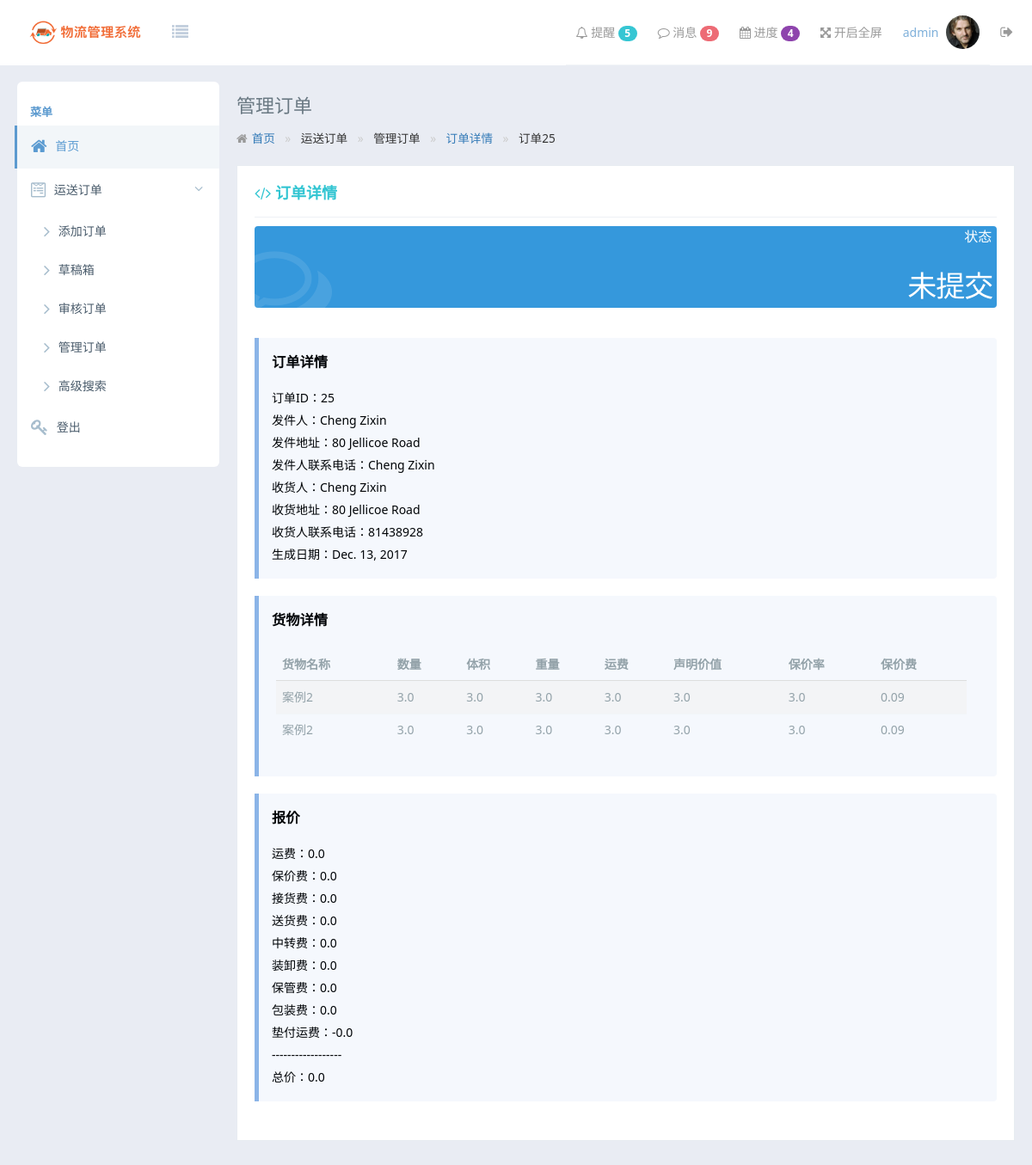
Screenshot of /order/track/detail/25/ (signed in) with the database file from the repository.
### ShipmentOrder/models.py (models this page shows)
class ShipmentOrder(models.Model):
    sender = models.CharField(null=False, verbose_name='发货人', max_length=256)
    from_address = models.CharField(null=False, verbose_name='发出地地址', max_length=256)
    sender_contact = models.CharField(null=False, verbose_name='发货人联系电话', max_length=256)
    receiver = models.CharField(null=False, verbose_name='收货人', max_length=256)
    to_address = models.CharField(null=False, verbose_name='到达地地址', max_length=256)
    receiver_contact = models.CharField(null=False, verbose_name='收货人联系电话', max_length=256)
    collectFee = models.FloatField(default=0, verbose_name='接货费')
    sendFee = models.FloatField(default=0, verbose_name='送货费')
    paymentOnAccountFreight = models.FloatField(default=0, verbose_name='垫付运费')
    transitFee = models.FloatField(default=0, verbose_name='中转费')
    installFee = models.FloatField(default=0, verbose_name='装卸费')
    storeFee = models.FloatField(default=0, verbose_name='保管费')
    insuranceFee = models.FloatField(default=0, verbose_name='保价费')
    freight = models.FloatField(default=0, verbose_name='运费')
    packingFee = models.FloatField(default=0, verbose_name='包装费')
    totalPrice = models.FloatField(default=0, verbose_name='总价')
    mode = models.CharField(null=False, verbose_name='运输方式', max_length=256)
    comments = models.CharField(verbose_name='备注', max_length=256)
    create_date = models.DateField(verbose_name='创建时间', null=False)
    handle = models.ForeignKey(User, null=False, verbose_name='经办')
    status = models.IntegerField(null=False, default=0, verbose_name="状态")  # 0:未提交， 1:待审核， 2:审核通过， 3:已完成

class Goods(models.Model):
    shipment_order_id = models.ForeignKey(ShipmentOrder)
    goods_name = models.CharField(null=False, verbose_name='货物名称', max_length=256)
    amount = models.FloatField(null=False, default=1, verbose_name='数量')
    volume = models.FloatField(null=False, verbose_name='体积')
    weight = models.FloatField(null=False, verbose_name='重量')
    freight = models.FloatField(null=False, verbose_name='运费')
    claim_value = models.FloatField(null=False, verbose_name='申明价值')
    insurance_rate = models.FloatField(null=False, default=1, verbose_name='保价率')
    insurance_fee = models.FloatField(null=False, default=0, verbose_name='保价费')

### ShipmentOrder/views.py (the view)
# urls.py: url(r'^order/track/detail/(?P<order_id>[0-9]+)/$', order_view.track_order_detail, name="track_order_detail"),
@csrf_exempt
@login_required(login_url='/error/not-logged-in/')
def track_order_detail(request, order_id):
    order = get_object_or_404(ShipmentOrder, pk=order_id)
    good = Goods.objects.filter(shipment_order_id_id=order_id)
    return render(request, "order/trackorder-detail.html", {'order': order, 'good': good})

### templates/order/trackorder-detail.html (shortened to what this page needs)
{% extends 'master.html' %}
{% block body %}
    <div class="tpl-content-wrapper">
            <div class="tpl-content-page-title">
                管理订单
            </div>
            <ol class="am-breadcrumb">
                <li><a href="{% url 'load_index' %}" class="am-icon-home">首页</a></li>
                <li>运送订单</li>
                <li>管理订单</li>
                <li class="am-active"><a href="{% url 'track_order_manager' %}">订单详情</a></li>
                <li>订单{{ order.id }}</li>
            </ol>
            <div class="tpl-portlet-components">
                <div class="portlet-title">
                    <div class="caption font-green bold">
                        <span class="am-icon-code"></span> 订单详情
                    </div>
                </div>
                <div class="dashboard-stat blue">
                    <div class="visual">
                        <i class="am-icon-comments-o"></i>
                    </div>
                    <div class="details">
                        <div class="desc"> 状态&nbsp;&nbsp;&nbsp;&nbsp;</div>
                        <div class="number">
                            {% if order.status == 0 %}
                                未提交&nbsp;&nbsp;
                            {% endif %}
                        </div>
                    </div>
                </div>
                <div class="tpl-block ">
                    <div id="id_divInfo" class="note note-info">
                        <h2>订单详情</h2>
                        <p>订单ID：{{ order.id }}</p>
                        <p>发件人：{{ order.sender }}</p>
                        <p>发件地址：{{ order.from_address }}</p>
                        <p>发件人联系电话：{{ order.sender_contact }}</p>
                        <p>收货人：{{ order.receiver }}</p>
                        <p>收货地址：{{ order.to_address }}</p>
                        <p>收货人联系电话：{{ order.receiver_contact }}</p>
                        <p>生成日期：{{ order.create_date }}</p>
                    </div>
                    <div id="id_tableGoods" class="note note-info">
                        <h2>货物详情</h2>
                        <table class="am-table am-table-striped am-table-hover table-main">
                            <thead>
                            <tr>
                                <th class="table-title">货物名称</th>
                                <th class="table-author am-hide-sm-only">数量</th>
                                <th class="table-type">体积</th>
                                <th class="table-date am-hide-sm-only">重量</th>
                                <th class="table-set">运费</th>
                                <th class="table-set">声明价值</th>
                                <th class="table-set">保价率</th>
                                <th class="table-set">保价费</th>
                            </tr>
                            </thead>
                            <tbody>
                            {% for item in good %}
                                <tr>
                                    <td>{{ item.goods_name }}</td>
                                    <td>{{ item.amount }}</td>
                                    <td>{{ item.volume }}</td>
                                    <td>{{ item.weight }}</td>
                                    <td>{{ item.freight }}</td>
                                    <td>{{ item.claim_value }}</td>
                                    <td>{{ item.insurance_rate }}</td>
                                    <td>{{ item.insurance_fee }}</td>
                                </tr>
                            {% endfor %}
                            </tbody>
                        </table>
                    </div>
                    <div id="id_divFee" class="note note-info">
                        <h2>报价</h2>
                        <p>运费：{{ order.freight }}</p>
                        <p>保价费：{{ order.insuranceFee}}</p>
                        <p>接货费：{{ order.collectFee }}</p>
                        <p>送货费：{{ order.sendFee }}</p>
                        <p>中转费：{{ order.transitFee }}</p>
                        <p>装卸费：{{ order.installFee }}</p>
                        <p>保管费：{{ order.storeFee }}</p>
                        <p>包装费：{{ order.packingFee }}</p>
                        <p>垫付运费：-{{ order.paymentOnAccountFreight }}</p>
                        <p>------------------</p>
                        <p>总价：{{ order.totalPrice }}</p>
                    </div>
                </div>
            </div>
        </div>
{% endblock %}

### templates/master.html (shortened to what this page needs)
<!DOCTYPE html>
<head>
    {% load static %}
    <link rel="stylesheet" href="{% static "css/amazeui.min.css" %}">
    <link rel="stylesheet" href="{% static "css/admin.css" %}">
    <link rel="stylesheet" href="{% static "css/app.css" %}">
</head>
<body>
<header class="am-topbar am-topbar-inverse admin-header">
    <div class="am-topbar-brand">
        <a href="javascript:;" class="tpl-logo">
            <img src="{% static "img/logo.png" %}" alt="">
        </a>
    </div>
    <div class="am-icon-list tpl-header-nav-hover-ico am-fl am-margin-right">
    </div>
    <div class="am-collapse am-topbar-collapse" id="topbar-collapse">
        <ul class="am-nav am-nav-pills am-topbar-nav am-topbar-right admin-header-list tpl-header-list">
            <li class="am-dropdown" data-am-dropdown="" data-am-dropdown-toggle="">
                <a class="am-dropdown-toggle tpl-header-list-link" href="javascript:;">
                    <span class="am-icon-bell-o"></span> 提醒 <span class="am-badge tpl-badge-success am-round">5</span>
                </a>
            </li>
            <li class="am-dropdown" data-am-dropdown="" data-am-dropdown-toggle="">
                <a class="am-dropdown-toggle tpl-header-list-link" href="javascript:;">
                    <span class="am-icon-comment-o"></span> 消息 <span class="am-badge tpl-badge-danger am-round">9</span>
                </a>
            </li>
            <li class="am-dropdown" data-am-dropdown="" data-am-dropdown-toggle="">
                <a class="am-dropdown-toggle tpl-header-list-link" href="javascript:;">
                    <span class="am-icon-calendar"></span> 进度 <span class="am-badge tpl-badge-primary am-round">4</span>
                </a>
            </li>
            <li class="am-hide-sm-only"><a href="javascript:;" id="admin-fullscreen" class="tpl-header-list-link"><span class="am-icon-arrows-alt"></span> <span class="admin-fullText">开启全屏</span></a></li>
            <li class="am-dropdown" data-am-dropdown="" data-am-dropdown-toggle="">
                <a class="am-dropdown-toggle tpl-header-list-link" href="javascript:;">
                    <span class="tpl-header-list-user-nick">{{ user.username }}</span><span class="tpl-header-list-user-ico"> <img src="assets/img/user01.png"></span>
                </a>
            </li>
            <li><a onclick="location.href='{% url 'logout' %}'" class="tpl-header-list-link"><span class="am-icon-sign-out tpl-header-list-ico-out-size"></span></a></li>
        </ul>
    </div>
</header>
<div class="tpl-page-container tpl-page-header-fixed">
    <div class="tpl-left-nav tpl-left-nav-hover">
        <div class="tpl-left-nav-title">
            菜单
        </div>
        <div class="tpl-left-nav-list">
            <ul class="tpl-left-nav-menu">
                <li class="tpl-left-nav-item">
                    <a href="{% url 'load_index' %}" class="nav-link active">
                        <i class="am-icon-home"></i>
                        <span>首页</span>
                    </a>
                </li>
                <li class="tpl-left-nav-item">
                    <a href="javascript:;" class="nav-link tpl-left-nav-link-list">
                        <i class="am-icon-wpforms"></i>
                        <span>运送订单</span>
                        <i class="am-icon-angle-right tpl-left-nav-more-ico am-fr am-margin-right tpl-left-nav-more-ico-rotate"></i>
                    </a>
                    <ul class="tpl-left-nav-sub-menu" style="display: block;">
                        <li>
                            <a href="{% url 'add_order_stage_one' %}">
                                <i class="am-icon-angle-right"></i>
                                <span>添加订单</span>
                            </a>
                            <a href="{% url 'track_order_manager' %}" onclick="clearSearch()">
                                <i class="am-icon-angle-right"></i>
                                <span>草稿箱</span>
                            </a>
                            <a href="{% url 'track_order_manager' %}" onclick="clearSearch()">
                                <i class="am-icon-angle-right"></i>
                                <span>审核订单</span>
                            </a>
                            <a href="{% url 'track_order_manager' %}" onclick="clearSearch()">
                                <i class="am-icon-angle-right"></i>
                                <span>管理订单</span>
                            </a>
                            <a href="{% url 'track_order_search_advanced' %}">
                                <i class="am-icon-angle-right"></i>
                                <span>高级搜索</span>
                            </a>
                        </li>
                    </ul>
                </li>
                <li class="tpl-left-nav-item">
                    <a onclick="location.href='{% url 'logout' %}'" class="nav-link tpl-left-nav-link-list">
                        <i class="am-icon-key"></i>
                        <span>登出</span>
                    </a>
                </li>
            </ul>
        </div>
    </div>
    {% block body %}
    {% endblock %}
</div>
</body>

### static/css/admin.css (style rules this page uses)
html, body { height: 100%; overflow: hidden; }
ul { margin-top: 0; }
.admin-header { position: fixed; top: 0; left: 0; right: 0; z-index: 1500; font-size: 1.4rem; margin-bottom: 0; }
.table-main { font-size: 1.4rem; padding: .5rem; }

### rows the page displays
ShipmentOrder: id "25", sender "Cheng Zixin", from_address "80 Jellicoe Road", sender_contact "Cheng Zixin", receiver "Cheng Zixin", to_address "80 Jellicoe Road", receiver_contact "81438928", create_date "Dec. 13, 2017", freight "0.0", insuranceFee "0.0", collectFee "0.0", sendFee "0.0", transitFee "0.0", installFee "0.0", storeFee "0.0", packingFee "0.0", paymentOnAccountFreight "0.0", totalPrice "0.0"
Goods: goods_name "案例2", amount "3.0", volume "3.0", weight "3.0", freight "3.0", claim_value "3.0", insurance_rate "3.0", insurance_fee "0.09"
Goods: goods_name "案例2", amount "3.0", volume "3.0", weight "3.0", freight "3.0", claim_value "3.0", insurance_rate "3.0", insurance_fee "0.09"

### other values shown
{{ user.username }} "admin"
